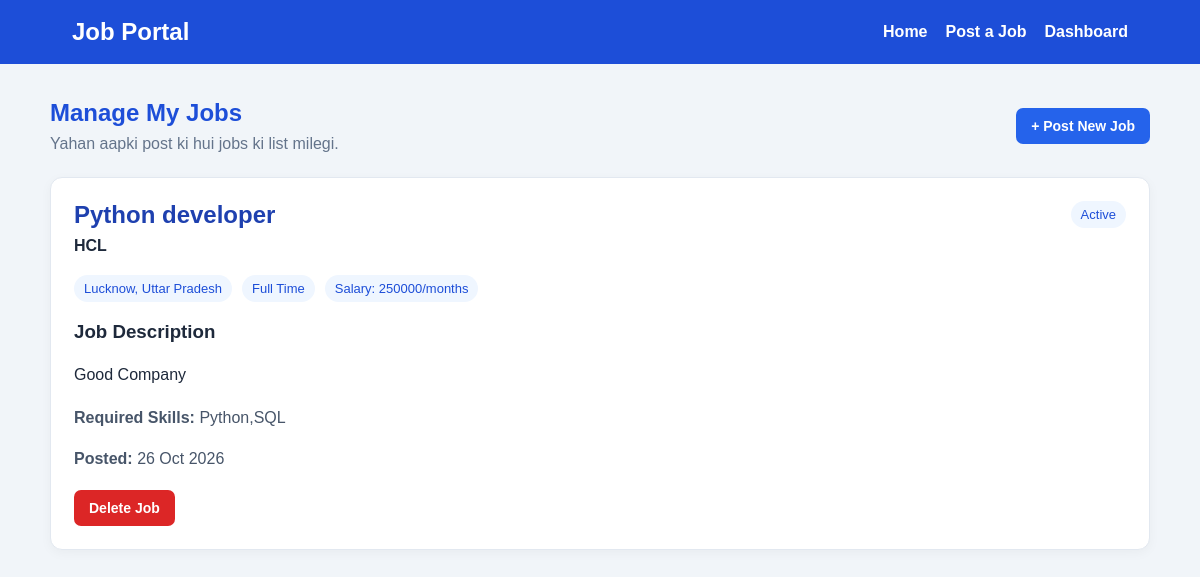
Screenshot of /recruiter/manage-jobs/ (signed in) with the database file from the repository.
### jobs/models.py (models this page shows, shortened)
class Job(models.Model):
    title = models.CharField(max_length=200)
    company = models.CharField(max_length=200)
    location = models.CharField(max_length=150)
    salary = models.CharField(max_length=100, blank=True)
    job_type = models.CharField(
        max_length=100,
        default="Full Time"
    )
    apply_url = models.URLField(
        max_length=1000,
        blank=True,
        null=True,
        help_text="External job application URL. Leave blank if applying through the portal."
    )
    description = models.TextField()
    skills = models.CharField(max_length=300, blank=True)
    posted_at = models.DateTimeField(auto_now_add=True)
    is_active = models.BooleanField(default=True)
    posted_by = models.ForeignKey(
        User,
        on_delete=models.CASCADE,
        related_name="posted_jobs",
        null=True,
        blank=True
    )

### jobs/views.py (the view)
@login_required
def manage_jobs(request):
    profile = get_profile(request)
    if profile is None or profile.role != "recruiter":
        messages.error(request, "Ye page sirf recruiters ke liye hai.")
        return redirect("home")
    jobs = Job.objects.filter(
        posted_by=request.user
    ).order_by("-posted_at")
    return render(request, "manage_jobs.html", {
        "jobs": jobs,
    })

### jobs/views.py (called while the page is built)
def get_profile(request):
    try:
        return request.user.profile
    except Profile.DoesNotExist:
        return None

### templates/manage_jobs.html (shortened to what this page needs)
<!DOCTYPE html>
<html lang="en">
<head>
</head>
<body>
<header>
    <h2>Job Portal</h2>
    <nav>
        <a href="{% url 'home' %}">Home</a>
        <a href="{% url 'post_job' %}">Post a Job</a>
        <a href="{% url 'recruiter_dashboard' %}">Dashboard</a>
    </nav>
</header>
<main>
    <section class="page-heading">
        <div>
            <h1>Manage My Jobs</h1>
            <p class="subtitle">
                Yahan aapki post ki hui jobs ki list milegi.
            </p>
        </div>
        <a href="{% url 'post_job' %}" class="btn">+ Post New Job</a>
    </section>
    {% for job in jobs %}
        <article class="job-card">
            <div class="job-top">
                <div>
                    <h2>{{ job.title }}</h2>
                    <p class="company">{{ job.company }}</p>
                </div>
                {% if job.is_active %}
                    <span class="tag">Active</span>
                {% else %}
                    <span class="tag">Inactive</span>
                {% endif %}
            </div>
            <div class="details">
                <span class="tag">{{ job.location }}</span>
                <span class="tag">{{ job.job_type }}</span>
                <span class="tag">
                    Salary: {{ job.salary|default:"Not specified" }}
                </span>
            </div>
            <h3>Job Description</h3>
            <p class="description">{{ job.description|truncatewords:60 }}</p>
            {% if job.skills %}
                <p class="skills">
                    <strong>Required Skills:</strong> {{ job.skills }}
                </p>
            {% endif %}
            <p class="skills">
                <strong>Posted:</strong> {{ job.posted_at|date:"d M Y" }}
            </p>
            <div class="job-actions">
                <form method="post"
                      action="{% url 'delete_job' job.id %}"
                      onsubmit="return confirm('Kya aap is job ko permanently delete karna chahte hain?');">
                    <button type="submit" class="btn delete-btn">
                        Delete Job
                    </button>
                </form>
            </div>
        </article>
    {% empty %}
        <section class="empty-state">
            <h2>Abhi koi job post nahi ki</h2>
            <p>Apni pehli vacancy post karke candidates tak pahunchayein.</p>
            <a href="{% url 'post_job' %}" class="btn">Post Your First Job</a>
        </section>
    {% endfor %}
</main>
</body>
</html>

### templates/manage_jobs.html (style rules this page uses)
* { box-sizing: border-box; }
body { margin: 0; font-family: Arial, sans-serif; background: #f1f5f9; color: #1e293b; }
header { background: #1d4ed8; color: white; padding: 18px 6%; display: flex; justify-content: space-between; align-items: center; flex-wrap: wrap; gap: 12px; }
header h2 { margin: 0; }
nav { display: flex; gap: 18px; align-items: center; flex-wrap: wrap; }
nav a { color: white; text-decoration: none; font-weight: bold; }
main { width: 92%; max-width: 1100px; margin: 35px auto; }
.page-heading { display: flex; justify-content: space-between; align-items: center; gap: 15px; flex-wrap: wrap; margin-bottom: 24px; }
h1 { margin: 0 0 8px; color: #1d4ed8; }
.subtitle { color: #64748b; margin: 0; }
.btn { display: inline-block; padding: 10px 15px; border: none; border-radius: 7px; background: #2563eb; color: white; text-decoration: none; font-weight: bold; cursor: pointer; font-size: 14px; }
.delete-btn { background: #dc2626; }
.job-card { background: white; padding: 23px; border: 1px solid #e2e8f0; border-radius: 12px; margin-bottom: 18px; box-shadow: 0 3px 12px rgba(0, 0, 0, 0.04); }
.job-top { display: flex; justify-content: space-between; align-items: flex-start; gap: 12px; flex-wrap: wrap; }
.job-card h2 { margin: 0 0 8px; color: #1e40af; }
.company { font-weight: bold; margin: 5px 0; }
.details { display: flex; gap: 10px; flex-wrap: wrap; margin: 15px 0; }
.tag { background: #eff6ff; color: #1d4ed8; padding: 6px 10px; border-radius: 20px; font-size: 13px; }
.description { line-height: 1.7; white-space: pre-line; }
.skills { color: #475569; line-height: 1.6; }
.job-actions { margin-top: 18px; display: flex; gap: 10px; flex-wrap: wrap; }

### rows the page displays
Job: title "Python developer", company "HCL", is_active "Active", location "Lucknow, Uttar Pradesh", job_type "Full Time", salary "250000/months", description "Good Company", skills "Python,SQL", posted_at "26 Oct 2026"
